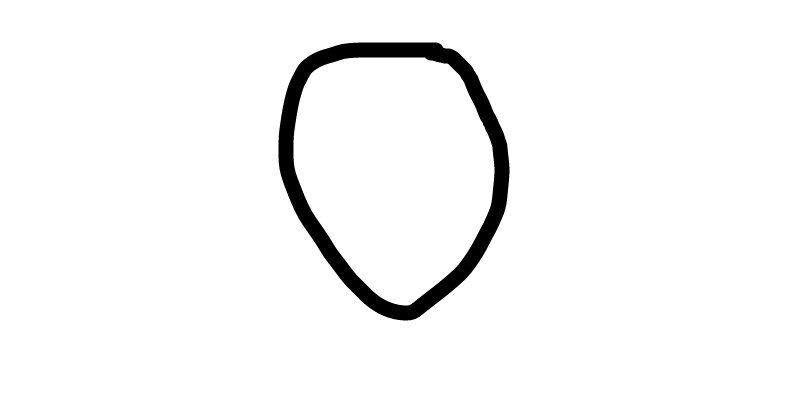
#> input picture test_images/0/1.png, 800 x 400 px
$ python Image_Test.py
#> lines starting #> are read from the running program, lines starting #| are printed output that depends on the picture; after the words box and inside, x2 and y2 are one past the last pixel; in counts of white or black regions, pixels touching at a corner belong together
### pre_processor/image_preprocessor.py
import math

import numpy as np
import cv2
from PIL import Image
from scipy import ndimage

from constants import HEIGHT, WIDTH
from utils.plotter import Plotter
import matplotlib.pyplot as plt


class ImagePreProcessor():

    def __init__(self):
        self.plotter = Plotter()

    def execute(self, image, readImage=True):
        """
        Pre process image to make it look as close as possible to emnist data set
        :param image:
        :param readImage:
        :return:
        """
#> called with image = './test_images/0/1.png', readImage = True
        # create an array where we can store our picture
        images = np.zeros((1, 784))
        # and the correct values
        correct_vals = np.zeros((1, 10))
        # read the image and transform to black and white
        gray = 0
        if readImage:
            gray = cv2.imread(image, 0)
#> gray is the input picture: shape (400, 800); min 0, max 255, mean 245.9
        else:
            gray = cv2.cvtColor(image, cv2.COLOR_BGR2GRAY)
            (threshi, img_bw) = cv2.threshold(gray, 0, 255, cv2.THRESH_BINARY | cv2.THRESH_OTSU)
        self.plotter.plot_image(gray) # Plot image in gray scale
        gray = self.cut(gray) # Cut image
#| 139,648,0,400
#> in cut, `img = img[top:bottom, left:right]`:
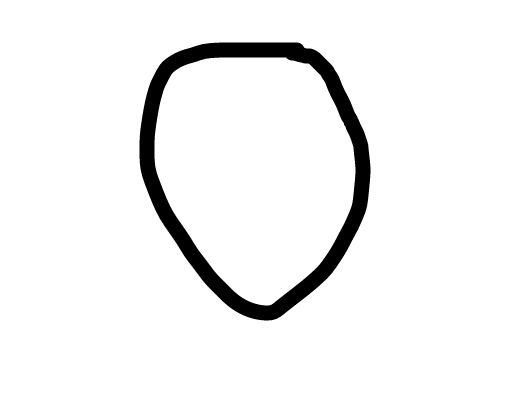
#> img: shape (400, 509); min 0, max 255, mean 240.7
        if len(gray) > 0:
            # resize the images and invert it (black background)
            gray = cv2.resize(255 - gray, (28, 28))
#> gray: shape (28, 28)
            self.plotter.plot_image(gray) # Plot cut image
            cv2.imwrite("test_images/image_1.png", gray) # Save image for testing purposes
            # better black and white version
            (thresh, gray) = cv2.threshold(gray, 128, 255, cv2.THRESH_BINARY | cv2.THRESH_OTSU)
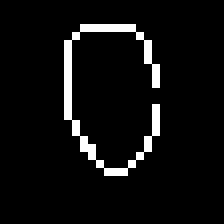
#> gray: shape (28, 28) (shown 8 times larger); 5.5% white in thin lines or dots, all inside (x1, y1, x2, y2) = (8, 3, 20, 22)
#> thresh = 14
            self.plotter.plot_image(gray)

            """
            We want to fit the images into this 20x20 pixel box.
            Therefore we need to remove every row and column at the sides
            of the image which are completely black.
            """
            while np.sum(gray[0]) == 0:
                gray = gray[1:]
#> this loop made 3 passes

            while np.sum(gray[:, 0]) == 0:
                gray = np.delete(gray, 0, 1)
#> this loop made 8 passes
#> pass 1, in execute, `gray = np.delete(gray, 0, 1)`:
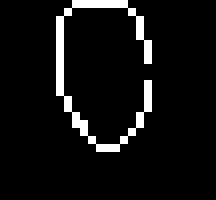
#> gray: shape (25, 27) (shown 8 times larger); 6.4% white in thin lines or dots, all inside (x1, y1, x2, y2) = (7, 0, 19, 19)
#> after the loop:
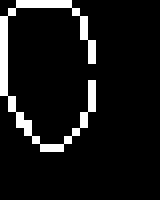
#> gray: shape (25, 20) (shown 8 times larger); 8.6% white in thin lines or dots, all inside (x1, y1, x2, y2) = (0, 0, 12, 19)

            while np.sum(gray[-1]) == 0:
                gray = gray[:-1]
#> this loop made 6 passes
#> pass 3, in execute, `gray = gray[:-1]`:
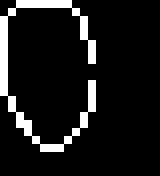
#> gray: shape (22, 20) (shown 8 times larger); 9.8% white in thin lines or dots, all inside (x1, y1, x2, y2) = (0, 0, 12, 19)

            while np.sum(gray[:, -1]) == 0:
                gray = np.delete(gray, -1, 1)

            rows, cols = gray.shape
#> rows = 19; cols = 12

            """
            Now we want to resize our outer box to fit it into a 20x20 box.
            We need a resize factor for this.
            """
            if rows > cols:
                factor = 20.0 / rows
#> factor = 1.05
                rows = 20
                cols = int(round(cols * factor))
#> cols = 13
                # first cols than rows
                gray = cv2.resize(gray, (cols, rows))
            else:
                factor = 20.0 / cols
                cols = 20
                rows = int(round(rows * factor))
                # first cols than rows
                gray = cv2.resize(gray, (cols, rows))
            """
            But at the end we need a 28x28 pixel image so we add the missing
            black rows and columns using the np.lib.pad function which adds 0s
            to the sides.
            """
            colsPadding = (int(math.ceil((28 - cols) / 2.0)), int(math.floor((28 - cols) / 2.0)))
#> colsPadding = (8, 7)
            rowsPadding = (int(math.ceil((28 - rows) / 2.0)), int(math.floor((28 - rows) / 2.0)))
            gray = np.lib.pad(gray, (rowsPadding, colsPadding), 'constant')
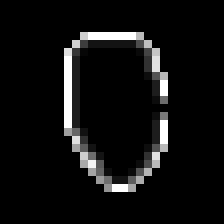
#> gray: shape (28, 28) (shown 8 times larger); min 0, max 255, mean 16.1
            self.plotter.plot_image(gray)

            shiftx, shifty = self.get_best_shift(gray)
            shifted = self.shift(gray, shiftx, shifty)
            gray = shifted

            cv2.imwrite("test_images/image_2.png", gray)

            """
            all images in the training set have an range from 0-1
            and not from 0-255 so we divide our flatten images
            (a one dimensional vector with our 784 pixels)
            to use the same 0-1 based range
            """
            # im = gray / 255
        im = gray
        return im

    def cut(self, img):
        """
        Cut image
        :param img:
        :return:
        """
        left = img.shape[1]
        top = img.shape[0]
        right, bottom = 0, 0
        for i in range(img.shape[0]):
            for j in range(img.shape[1]):
                if img[i, j] != 255:
                    left = min(left, j)
                    right = max(right, j)
                    top = min(top, i)
                    bottom = max(bottom, i)
        length = bottom - top
        width = right - left
        left = max(0, left - int(length / 2))
        right = min(right + int(length / 2), img.shape[1])
        top = max(0, top - int(width / 2))
        bottom = min(bottom + int(width / 2), img.shape[0])
        print(str(left) + "," + str(right) + "," + str(top) + "," + str(bottom))
        img = img[top:bottom, left:right]
        return img

    def get_best_shift(self, img):
        cy, cx = ndimage.measurements.center_of_mass(img)
#> cy = 12.77; cx = 13.65
        rows, cols = img.shape
#> rows = 28; cols = 28
        shiftx = np.round(cols / 2.0 - cx).astype(int)
#> shiftx = 0
        shifty = np.round(rows / 2.0 - cy).astype(int)
#> shifty = 1
#> in execute, `shiftx, shifty = self.get_best_shift(gray)`: shiftx = 0; shifty = 1
        return shiftx, shifty

    def shift(self, img, sx, sy):
#> called with sx = 0, sy = 1
        rows, cols = img.shape
#> rows = 28; cols = 28
        M = np.float32([[1, 0, sx], [0, 1, sy]])
#> M = [[1, 0, 0], [0, 1, 1]]
        shifted = cv2.warpAffine(img, M, (cols, rows))
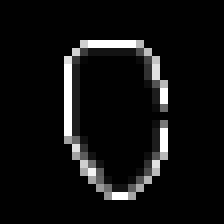
#> shifted: shape (28, 28) (shown 8 times larger); min 0, max 255, mean 16.1
        return shifted

    # [73 lines left out: functions rotate, split_letters, not called in this run]

### utils/plotter.py
import matplotlib.pyplot as plt
import numpy as np


class Plotter:
    def __init__(self):
        pass

    @staticmethod
    def plot_image( image):
        # plt.imshow(image,cmap='gray') # See in grayscale
        plt.imshow(image)  # See in grayscale
        plt.show()

    # [32 lines left out: functions plotgraph, plotlossgraph, not called in this run]

### Image_Test.py
from pre_processor.image_preprocessor import ImagePreProcessor
import matplotlib.pyplot as plt

if __name__ == '__main__':

    imagePreProcessor = ImagePreProcessor()
    img = imagePreProcessor.execute('./test_images/0/1.png')
    plt.imshow(img)

$ run again, with test_images/0/0.png copied over test_images/0/1.png
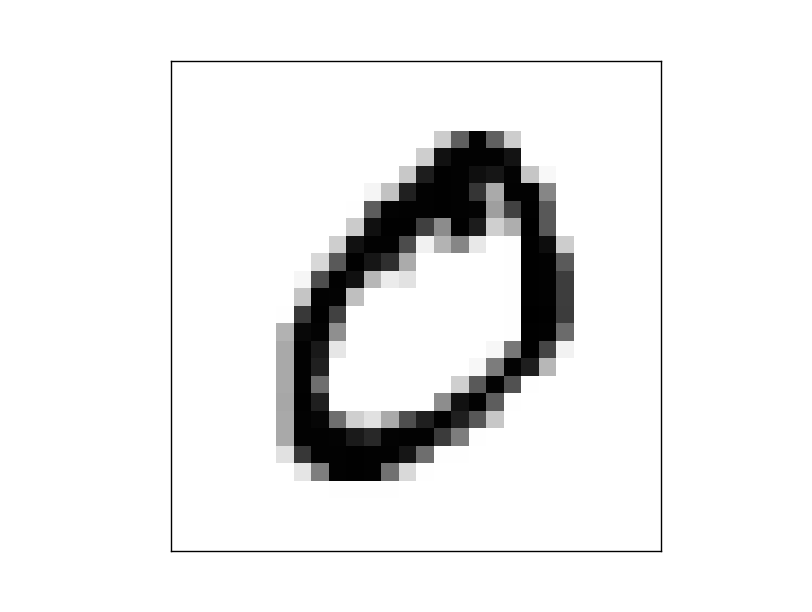
#> input picture test_images/0/0.png, 812 x 612 px
#> in execute, gray is the input picture: shape (612, 812); min 0, max 255, mean 234.4
#| 0,812,0,612
#> in execute, `(thresh, gray) = cv2.threshold(gray, 128, 255, cv2.THRESH_BINARY | cv2..`:
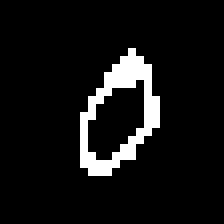
#> gray: shape (28, 28) (shown 8 times larger); 7.5% white in thin lines or dots, all inside (x1, y1, x2, y2) = (10, 6, 20, 22)
#> thresh = 112
#> the loop in execute, `while np.sum(gray[0]) == 0:` made 6 passes
#> the loop in execute, `while np.sum(gray[:, 0]) == 0:` made 10 passes
#> the loop in execute, `while np.sum(gray[-1]) == 0:` made 6 passes
#> the loop in execute, `while np.sum(gray[:, -1]) == 0:` made 8 passes
#> in execute, `gray = np.lib.pad(gray, (rowsPadding, colsPadding), 'constant')`:
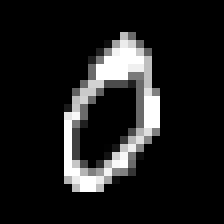
#> gray: shape (28, 28) (shown 8 times larger); min 0, max 255, mean 28.7
#> cy = 13.63; cx = 13.58
#> in get_best_shift, `shiftx = np.round(cols / 2.0 - cx).astype(int)`: shiftx = 0
#> M = [[1, 0, 0], [0, 1, 0]]
